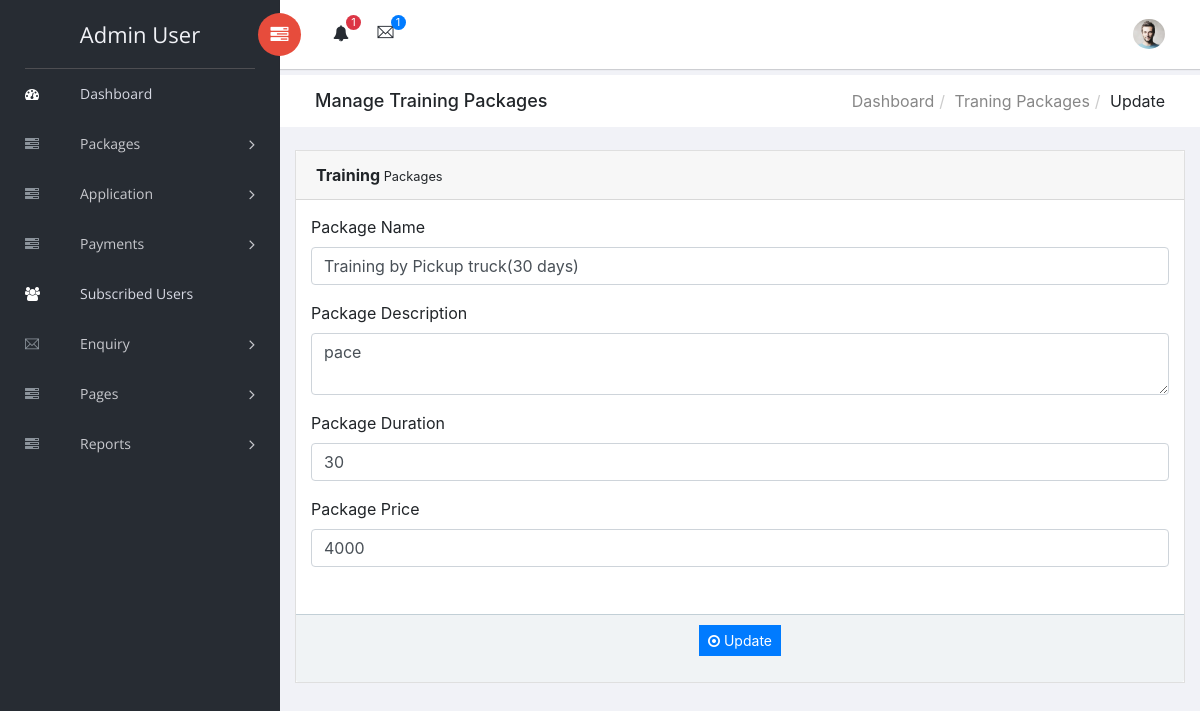
The app's page /admin/edit-package-detail.php?editid=2 (signed in) with its own data.
### tables this page shows
CREATE TABLE `tblpackages` (
  `ID` int(5) NOT NULL,
  `PackageName` varchar(120) DEFAULT NULL,
  `PackageDec` varchar(250) DEFAULT NULL,
  `PackageDuration` varchar(120) DEFAULT NULL,
  `PackagePrice` varchar(120) DEFAULT NULL,
  `PackageDate` timestamp NULL DEFAULT current_timestamp()
);

### admin/edit-package-detail.php (the view, shortened to what this page needs)
<?php
include('includes/dbconnection.php');
if (strlen($_SESSION['cdsmsaid']==0)) {
  header('location:logout.php');
  } else{
?>
<!doctype html>
<html class="no-js" lang="en">
<head>
    <link rel="stylesheet" href="vendors/bootstrap/dist/css/bootstrap.min.css">
    <link rel="stylesheet" href="vendors/font-awesome/css/font-awesome.min.css">
    <link rel="stylesheet" href="vendors/themify-icons/css/themify-icons.css">
    <link rel="stylesheet" href="vendors/flag-icon-css/css/flag-icon.min.css">
    <link rel="stylesheet" href="vendors/selectFX/css/cs-skin-elastic.css">
    <link rel="stylesheet" href="assets/css/style.css">
</head>
<body>
    <?php include_once('includes/sidebar.php');?>
    <div id="right-panel" class="right-panel">
        <?php include_once('includes/header.php');?>
        <div class="breadcrumbs">
            <div class="col-sm-4">
                <div class="page-header float-left">
                    <div class="page-title">
                        <h1>Manage Training Packages</h1>
                    </div>
                </div>
            </div>
            <div class="col-sm-8">
                <div class="page-header float-right">
                    <div class="page-title">
                        <ol class="breadcrumb text-right">
                            <li><a href="dashboard.php">Dashboard</a></li>
                            <li><a href="manage-package.php">Traning Packages</a></li>
                            <li class="active">Update</li>
                        </ol>
                    </div>
                </div>
            </div>
        </div>
        <div class="content mt-3">
            <div class="animated fadeIn">
                <div class="row">
                    <div class="col-lg-6">
                    </div>
                    <div class="col-lg-12">
                        <div class="card">
                            <div class="card-header"><strong>Training</strong><small> Packages</small></div>
                            <form name="package" method="post" action="">
                            <div class="card-body card-block">
 <?php
 $cid=$_GET['editid'];
$ret=mysqli_query($con,"select * from  tblpackages where ID='$cid'");
while ($row=mysqli_fetch_array($ret)) {
?>
                                <div class="form-group"><label for="company" class=" form-control-label">Package Name</label><input type="text" name="packname" value="<?php  echo $row['PackageName'];?>" class="form-control" id="packname" required="true"></div>
                                    <div class="form-group"><label for="vat" class=" form-control-label">Package Description</label><textarea type="text" name="packdes" id="packdes" class="form-control" required="true"><?php  echo $row['PackageDec'];?></textarea></div>
                                        <div class="form-group"><label for="street" class=" form-control-label">Package Duration</label><input type="text" name="packduration" value="<?php  echo $row['PackageDuration'];?>" id="packduration" class="form-control" required="true"></div>
                                            <div class="row form-group">
                                                <div class="col-12">
                                                    <div class="form-group"><label for="city" class=" form-control-label">Package Price</label><input type="text" name="packprice" id="packprice" value="<?php  echo $row['PackagePrice'];?>" class="form-control" required="true"></div>
                                                    </div>
                                                    </div>
                                                    </div>
                                                    <?php } ?>
                                                     <div class="card-footer">
                                                       <p style="text-align: center;"><button type="submit" class="btn btn-primary btn-sm" name="submit" id="submit">
                                                            <i class="fa fa-dot-circle-o"></i> Update
                                                        </button></p>
                                                    </div>
                                                </div>
                                            </div>
                                            </div>
                                        </div>
                                    </div>
                                </div>
</body>
</html>
<?php }  ?>

### admin/includes/sidebar.php (shortened to what this page needs)
<aside id="left-panel" class="left-panel">
        <nav class="navbar navbar-expand-sm navbar-default">
<?php
$adminid=$_SESSION['cdsmsaid'];
$ret=mysqli_query($con,"select AdminName from tbladmin where ID='$adminid'");
$row=mysqli_fetch_array($ret);
$name=$row['AdminName'];
?>
            <div class="navbar-header">
                <a class="navbar-brand" href="dashboard.php"><?php echo $name; ?></a>
            </div>
            <div id="main-menu" class="main-menu collapse navbar-collapse">
                <ul class="nav navbar-nav">
                    <li class="active">
                        <a href="dashboard.php"> <i class="menu-icon fa fa-dashboard"></i>Dashboard </a>
                    </li>
<li class="menu-item-has-children dropdown">
                        <a href="#" class="dropdown-toggle" data-toggle="dropdown" aria-haspopup="true" aria-expanded="false"> <i class="menu-icon fa fa-tasks"></i>Packages</a>
                    </li>
<li class="menu-item-has-children dropdown">
                        <a href="#" class="dropdown-toggle" data-toggle="dropdown" aria-haspopup="true" aria-expanded="false"> <i class="menu-icon fa fa-tasks"></i>Application</a>
                    </li>
<li class="menu-item-has-children dropdown">
                        <a href="#" class="dropdown-toggle" data-toggle="dropdown" aria-haspopup="true" aria-expanded="false"> <i class="menu-icon fa fa-tasks"></i>Payments</a>
                    </li>
                     <li class="active">
                        <a href="subscribed-users.php"> <i class="menu-icon fa fa-users"></i>Subscribed Users</a>
                    </li>
               <li class="menu-item-has-children dropdown">
                        <a href="registered-users.php" class="dropdown-toggle" data-toggle="dropdown" aria-haspopup="true" aria-expanded="false"> <i class="menu-icon ti-email"></i>Enquiry</a>
                    </li>
   <li class="menu-item-has-children dropdown">
                        <a href="#" class="dropdown-toggle" data-toggle="dropdown" aria-haspopup="true" aria-expanded="false"> <i class="menu-icon fa fa-tasks"></i>Pages</a>
                    </li>
                    <li class="menu-item-has-children dropdown">
                        <a href="#" class="dropdown-toggle" data-toggle="dropdown" aria-haspopup="true" aria-expanded="false"> <i class="menu-icon fa fa-tasks"></i>Reports</a>
                    </li>
                </ul>
            </div>
        </nav>
    </aside>

### records on screen
tblpackages: packname "Training by Pickup truck(30 days)", packdes "pace", packduration "30", packprice "4000"

### other values on screen
$name "Admin User"
$num "1"
$num1 "1"
